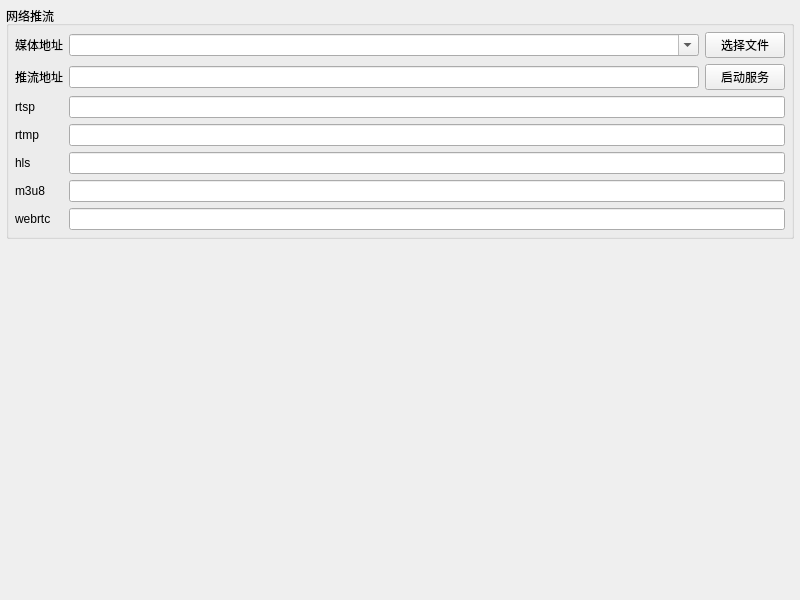
<?xml version="1.0" encoding="UTF-8"?>
<ui version="4.0">
 <class>frmSimple</class>
 <widget class="QWidget" name="frmSimple">
  <property name="geometry">
   <rect>
    <x>0</x>
    <y>0</y>
    <width>800</width>
    <height>600</height>
   </rect>
  </property>
  <property name="windowTitle">
   <string>Form</string>
  </property>
  <layout class="QVBoxLayout" name="verticalLayout">
   <property name="spacing">
    <number>6</number>
   </property>
   <property name="leftMargin">
    <number>6</number>
   </property>
   <property name="topMargin">
    <number>6</number>
   </property>
   <property name="rightMargin">
    <number>6</number>
   </property>
   <property name="bottomMargin">
    <number>6</number>
   </property>
   <item>
    <widget class="QGroupBox" name="groupBox">
     <property name="title">
      <string>网络推流</string>
     </property>
     <layout class="QGridLayout" name="gridLayout">
      <property name="leftMargin">
       <number>6</number>
      </property>
      <property name="topMargin">
       <number>6</number>
      </property>
      <property name="rightMargin">
       <number>6</number>
      </property>
      <property name="bottomMargin">
       <number>6</number>
      </property>
      <property name="spacing">
       <number>6</number>
      </property>
      <item row="0" column="0">
       <widget class="QLabel" name="labMediaUrl">
        <property name="text">
         <string>媒体地址</string>
        </property>
       </widget>
      </item>
      <item row="1" column="0">
       <widget class="QLabel" name="labPushUrl">
        <property name="text">
         <string>推流地址</string>
        </property>
       </widget>
      </item>
      <item row="3" column="0">
       <widget class="QLabel" name="labRtmpUrl">
        <property name="text">
         <string>rtmp</string>
        </property>
       </widget>
      </item>
      <item row="1" column="2">
       <widget class="QPushButton" name="btnStart">
        <property name="text">
         <string>启动服务</string>
        </property>
       </widget>
      </item>
      <item row="6" column="0">
       <widget class="QLabel" name="labWebRtcUrl">
        <property name="text">
         <string>webrtc</string>
        </property>
       </widget>
      </item>
      <item row="0" column="2">
       <widget class="QPushButton" name="btnSelect">
        <property name="text">
         <string>选择文件</string>
        </property>
       </widget>
      </item>
      <item row="0" column="1">
       <widget class="QComboBox" name="cboxMediaUrl">
        <property name="sizePolicy">
         <sizepolicy hsizetype="Ignored" vsizetype="Fixed">
          <horstretch>0</horstretch>
          <verstretch>0</verstretch>
         </sizepolicy>
        </property>
        <property name="editable">
         <bool>true</bool>
        </property>
       </widget>
      </item>
      <item row="2" column="0">
       <widget class="QLabel" name="labRtspUrl">
        <property name="text">
         <string>rtsp</string>
        </property>
       </widget>
      </item>
      <item row="2" column="1" colspan="2">
       <widget class="QLineEdit" name="txtRtspUrl">
        <property name="readOnly">
         <bool>true</bool>
        </property>
       </widget>
      </item>
      <item row="3" column="1" colspan="2">
       <widget class="QLineEdit" name="txtRtmpUrl">
        <property name="readOnly">
         <bool>true</bool>
        </property>
       </widget>
      </item>
      <item row="4" column="1" colspan="2">
       <widget class="QLineEdit" name="txtHlsUrl">
        <property name="readOnly">
         <bool>true</bool>
        </property>
       </widget>
      </item>
      <item row="4" column="0">
       <widget class="QLabel" name="labHlsUrl">
        <property name="text">
         <string>hls</string>
        </property>
       </widget>
      </item>
      <item row="6" column="1" colspan="2">
       <widget class="QLineEdit" name="txtWebRtcUrl">
        <property name="readOnly">
         <bool>true</bool>
        </property>
       </widget>
      </item>
      <item row="1" column="1">
       <widget class="QLineEdit" name="txtPushUrl"/>
      </item>
      <item row="5" column="0">
       <widget class="QLabel" name="labM3u8Url">
        <property name="text">
         <string>m3u8</string>
        </property>
       </widget>
      </item>
      <item row="5" column="1" colspan="2">
       <widget class="QLineEdit" name="txtM3u8Url">
        <property name="readOnly">
         <bool>true</bool>
        </property>
       </widget>
      </item>
     </layout>
    </widget>
   </item>
   <item>
    <spacer name="verticalSpacer">
     <property name="orientation">
      <enum>Qt::Vertical</enum>
     </property>
     <property name="sizeHint" stdset="0">
      <size>
       <width>20</width>
       <height>380</height>
      </size>
     </property>
    </spacer>
   </item>
  </layout>
 </widget>
 <tabstops>
  <tabstop>cboxMediaUrl</tabstop>
  <tabstop>txtPushUrl</tabstop>
  <tabstop>btnSelect</tabstop>
  <tabstop>btnStart</tabstop>
  <tabstop>txtRtspUrl</tabstop>
  <tabstop>txtRtmpUrl</tabstop>
  <tabstop>txtHlsUrl</tabstop>
  <tabstop>txtM3u8Url</tabstop>
  <tabstop>txtWebRtcUrl</tabstop>
 </tabstops>
 <resources/>
 <connections/>
</ui>
